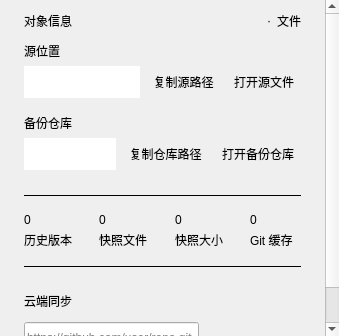
<?xml version="1.0" encoding="UTF-8"?>
<ui version="4.0">
 <class>HomePageDashboardPage</class>
 <widget class="QWidget" name="HomePageDashboardPage">
  <layout class="QVBoxLayout" name="pageLayout">
   <property name="leftMargin">
    <number>0</number>
   </property>
   <property name="topMargin">
    <number>0</number>
   </property>
   <property name="rightMargin">
    <number>0</number>
   </property>
   <property name="bottomMargin">
    <number>0</number>
   </property>
   <property name="spacing">
    <number>0</number>
   </property>
   <item>
    <widget class="QScrollArea" name="scroll">
     <property name="widgetResizable">
      <bool>true</bool>
     </property>
     <property name="frameShape">
      <enum>QFrame::NoFrame</enum>
     </property>
     <property name="horizontalScrollBarPolicy">
      <enum>Qt::ScrollBarAlwaysOff</enum>
     </property>
     <widget class="QWidget" name="scrollContents">
      <layout class="QHBoxLayout" name="readingLayout" stretch="1,0">
       <property name="leftMargin">
        <number>24</number>
       </property>
       <property name="topMargin">
        <number>12</number>
       </property>
       <property name="rightMargin">
        <number>24</number>
       </property>
       <property name="bottomMargin">
        <number>24</number>
       </property>
       <property name="spacing">
        <number>0</number>
       </property>
       <item>
        <widget class="QWidget" name="body">
         <property name="maximumSize">
          <size>
           <width>760</width>
           <height>16777215</height>
          </size>
         </property>
         <property name="sizePolicy">
          <sizepolicy hsizetype="Expanding" vsizetype="Preferred">
           <horstretch>0</horstretch>
           <verstretch>0</verstretch>
          </sizepolicy>
         </property>
         <layout class="QVBoxLayout" name="bodyLayout">
          <property name="leftMargin">
           <number>0</number>
          </property>
          <property name="topMargin">
           <number>0</number>
          </property>
          <property name="rightMargin">
           <number>0</number>
          </property>
          <property name="bottomMargin">
           <number>0</number>
          </property>
          <property name="spacing">
           <number>24</number>
          </property>
          <item>
           <layout class="QVBoxLayout" name="objectLayout">
            <property name="leftMargin">
             <number>0</number>
            </property>
            <property name="topMargin">
             <number>0</number>
            </property>
            <property name="rightMargin">
             <number>0</number>
            </property>
            <property name="bottomMargin">
             <number>0</number>
            </property>
            <property name="spacing">
             <number>12</number>
            </property>
            <item>
             <layout class="QHBoxLayout" name="objectHeaderLayout">
            <property name="leftMargin">
             <number>0</number>
            </property>
            <property name="topMargin">
             <number>0</number>
            </property>
            <property name="rightMargin">
             <number>0</number>
            </property>
            <property name="bottomMargin">
             <number>0</number>
            </property>
            <property name="spacing">
             <number>6</number>
            </property>
            <item>
             <widget class="oclero::qlementine::Label" name="objectLabel">
              <property name="text">
               <string>对象信息</string>
              </property>
              <property name="textFormat">
               <enum>Qt::PlainText</enum>
              </property>
              <property name="role">
               <enum>oclero::qlementine::TextRole::H5</enum>
              </property>
             </widget>
            </item>
            <item>
             <spacer name="objectHeaderSpace">
              <property name="orientation">
               <enum>Qt::Horizontal</enum>
              </property>
              <property name="sizeHint" stdset="0">
               <size>
                <width>0</width>
                <height>0</height>
               </size>
              </property>
             </spacer>
            </item>
            <item>
             <widget class="QLabel" name="syncStateLabel">
              <property name="text">
               <string/>
              </property>
              <property name="textFormat">
               <enum>Qt::PlainText</enum>
              </property>
             </widget>
            </item>
            <item>
             <widget class="QLabel" name="headerDot">
              <property name="text">
               <string>·</string>
              </property>
              <property name="textFormat">
               <enum>Qt::PlainText</enum>
              </property>
             </widget>
            </item>
            <item>
             <widget class="QLabel" name="stateValue">
              <property name="text">
               <string>文件</string>
              </property>
              <property name="textFormat">
               <enum>Qt::PlainText</enum>
              </property>
             </widget>
            </item>
           </layout>
          </item>
            <item>
             <layout class="QVBoxLayout" name="pathsLayout">
              <property name="spacing">
               <number>16</number>
              </property>
            <item>
             <layout class="QVBoxLayout" name="sourceLayout">
              <property name="leftMargin">
               <number>0</number>
              </property>
              <property name="topMargin">
               <number>0</number>
              </property>
              <property name="rightMargin">
               <number>0</number>
              </property>
              <property name="bottomMargin">
               <number>0</number>
              </property>
              <property name="spacing">
               <number>6</number>
              </property>
              <item>
               <widget class="QLabel" name="sourceLabel">
                <property name="text">
                 <string>源位置</string>
                </property>
                <property name="textFormat">
                 <enum>Qt::PlainText</enum>
                </property>
               </widget>
              </item>
              <item>
               <layout class="QHBoxLayout" name="sourceRow" stretch="1,0,0">
                <property name="leftMargin">
                 <number>0</number>
                </property>
                <property name="topMargin">
                 <number>0</number>
                </property>
                <property name="rightMargin">
                 <number>0</number>
                </property>
                <property name="bottomMargin">
                 <number>0</number>
                </property>
                <property name="spacing">
                 <number>6</number>
                </property>
                <item>
                 <widget class="QLineEdit" name="sourcePathEdit">
                  <property name="placeholderText">
                   <string/>
                  </property>
                  <property name="accessibleName">
                   <string/>
                  </property>
                  <property name="minimumSize">
                   <size>
                    <width>0</width>
                    <height>32</height>
                   </size>
                  </property>
                  <property name="readOnly">
                   <bool>true</bool>
                  </property>
                  <property name="frame">
                   <bool>false</bool>
                  </property>
                 </widget>
                </item>
                <item>
                 <widget class="QToolButton" name="copySourceButton">
                  <property name="text">
                   <string>复制源路径</string>
                  </property>
                  <property name="toolTip">
                   <string>复制源路径</string>
                  </property>
                  <property name="accessibleName">
                   <string>复制源路径</string>
                  </property>
                  <property name="autoRaise">
                   <bool>true</bool>
                  </property>
                  <property name="focusPolicy">
                   <enum>Qt::TabFocus</enum>
                  </property>
                  <property name="minimumSize">
                   <size>
                    <width>28</width>
                    <height>32</height>
                   </size>
                  </property>
                 </widget>
                </item>
                <item>
                 <widget class="QToolButton" name="openSourceButton">
                  <property name="text">
                   <string>打开源文件</string>
                  </property>
                  <property name="toolTip">
                   <string>打开源文件</string>
                  </property>
                  <property name="accessibleName">
                   <string>打开源文件</string>
                  </property>
                  <property name="autoRaise">
                   <bool>true</bool>
                  </property>
                  <property name="focusPolicy">
                   <enum>Qt::TabFocus</enum>
                  </property>
                  <property name="minimumSize">
                   <size>
                    <width>28</width>
                    <height>32</height>
                   </size>
                  </property>
                 </widget>
                </item>
               </layout>
              </item>
             </layout>
            </item>
            <item>
             <layout class="QVBoxLayout" name="repositoryLayout">
              <property name="leftMargin">
               <number>0</number>
              </property>
              <property name="topMargin">
               <number>0</number>
              </property>
              <property name="rightMargin">
               <number>0</number>
              </property>
              <property name="bottomMargin">
               <number>0</number>
              </property>
              <property name="spacing">
               <number>6</number>
              </property>
              <item>
               <widget class="QLabel" name="repositoryLabel">
                <property name="text">
                 <string>备份仓库</string>
                </property>
                <property name="textFormat">
                 <enum>Qt::PlainText</enum>
                </property>
               </widget>
              </item>
              <item>
               <layout class="QHBoxLayout" name="repositoryRow" stretch="1,0,0">
                <property name="leftMargin">
                 <number>0</number>
                </property>
                <property name="topMargin">
                 <number>0</number>
                </property>
                <property name="rightMargin">
                 <number>0</number>
                </property>
                <property name="bottomMargin">
                 <number>0</number>
                </property>
                <property name="spacing">
                 <number>6</number>
                </property>
                <item>
                 <widget class="QLineEdit" name="repositoryPathEdit">
                  <property name="placeholderText">
                   <string/>
                  </property>
                  <property name="accessibleName">
                   <string/>
                  </property>
                  <property name="minimumSize">
                   <size>
                    <width>0</width>
                    <height>32</height>
                   </size>
                  </property>
                  <property name="readOnly">
                   <bool>true</bool>
                  </property>
                  <property name="frame">
                   <bool>false</bool>
                  </property>
                 </widget>
                </item>
                <item>
                 <widget class="QToolButton" name="copyRepositoryButton">
                  <property name="text">
                   <string>复制仓库路径</string>
                  </property>
                  <property name="toolTip">
                   <string>复制仓库路径</string>
                  </property>
                  <property name="accessibleName">
                   <string>复制仓库路径</string>
                  </property>
                  <property name="autoRaise">
                   <bool>true</bool>
                  </property>
                  <property name="focusPolicy">
                   <enum>Qt::TabFocus</enum>
                  </property>
                  <property name="minimumSize">
                   <size>
                    <width>28</width>
                    <height>32</height>
                   </size>
                  </property>
                 </widget>
                </item>
                <item>
                 <widget class="QToolButton" name="openRepositoryButton">
                  <property name="text">
                   <string>打开备份仓库</string>
                  </property>
                  <property name="toolTip">
                   <string>打开备份仓库</string>
                  </property>
                  <property name="accessibleName">
                   <string>打开备份仓库</string>
                  </property>
                  <property name="autoRaise">
                   <bool>true</bool>
                  </property>
                  <property name="focusPolicy">
                   <enum>Qt::TabFocus</enum>
                  </property>
                  <property name="minimumSize">
                   <size>
                    <width>28</width>
                    <height>32</height>
                   </size>
                  </property>
                 </widget>
                </item>
               </layout>
              </item>
             </layout>
            </item>
           </layout>
          </item>
         </layout>
        </item>
        <item>
         <layout class="QVBoxLayout" name="statsSectionLayout">
          <property name="leftMargin">
           <number>0</number>
          </property>
          <property name="topMargin">
           <number>0</number>
          </property>
          <property name="rightMargin">
           <number>0</number>
          </property>
          <property name="bottomMargin">
           <number>0</number>
          </property>
          <property name="spacing">
           <number>16</number>
          </property>
          <item>
           <widget class="QFrame" name="statsTopSeparator">
            <property name="frameShape">
             <enum>QFrame::HLine</enum>
            </property>
            <property name="frameShadow">
             <enum>QFrame::Plain</enum>
            </property>
            <property name="lineWidth">
             <number>1</number>
            </property>
           </widget>
          </item>
          <item>
           <layout class="QHBoxLayout" name="statsLayout" stretch="1,1,1,1">
            <property name="leftMargin">
             <number>0</number>
            </property>
            <property name="topMargin">
             <number>0</number>
            </property>
            <property name="rightMargin">
             <number>0</number>
            </property>
            <property name="bottomMargin">
             <number>0</number>
            </property>
            <property name="spacing">
             <number>24</number>
            </property>
            <item>
             <layout class="QVBoxLayout" name="versionLayout">
              <property name="leftMargin">
               <number>0</number>
              </property>
              <property name="topMargin">
               <number>0</number>
              </property>
              <property name="rightMargin">
               <number>0</number>
              </property>
              <property name="bottomMargin">
               <number>0</number>
              </property>
              <property name="spacing">
               <number>4</number>
              </property>
              <item>
               <widget class="oclero::qlementine::Label" name="versionValue">
                <property name="text">
                 <string>0</string>
                </property>
                <property name="textFormat">
                 <enum>Qt::PlainText</enum>
                </property>
                <property name="role">
                 <enum>oclero::qlementine::TextRole::H5</enum>
                </property>
               </widget>
              </item>
              <item>
               <widget class="QLabel" name="versionCaption">
                <property name="text">
                 <string>历史版本</string>
                </property>
                <property name="textFormat">
                 <enum>Qt::PlainText</enum>
                </property>
               </widget>
              </item>
             </layout>
            </item>
            <item>
             <layout class="QVBoxLayout" name="fileLayout">
              <property name="leftMargin">
               <number>0</number>
              </property>
              <property name="topMargin">
               <number>0</number>
              </property>
              <property name="rightMargin">
               <number>0</number>
              </property>
              <property name="bottomMargin">
               <number>0</number>
              </property>
              <property name="spacing">
               <number>4</number>
              </property>
              <item>
               <widget class="oclero::qlementine::Label" name="fileValue">
                <property name="text">
                 <string>0</string>
                </property>
                <property name="textFormat">
                 <enum>Qt::PlainText</enum>
                </property>
                <property name="role">
                 <enum>oclero::qlementine::TextRole::H5</enum>
                </property>
               </widget>
              </item>
              <item>
               <widget class="QLabel" name="fileCaption">
                <property name="text">
                 <string>快照文件</string>
                </property>
                <property name="textFormat">
                 <enum>Qt::PlainText</enum>
                </property>
               </widget>
              </item>
             </layout>
            </item>
            <item>
             <layout class="QVBoxLayout" name="sizeLayout">
              <property name="leftMargin">
               <number>0</number>
              </property>
              <property name="topMargin">
               <number>0</number>
              </property>
              <property name="rightMargin">
               <number>0</number>
              </property>
              <property name="bottomMargin">
               <number>0</number>
              </property>
              <property name="spacing">
               <number>4</number>
              </property>
              <item>
               <widget class="oclero::qlementine::Label" name="sizeValue">
                <property name="text">
                 <string>0</string>
                </property>
                <property name="textFormat">
                 <enum>Qt::PlainText</enum>
                </property>
                <property name="role">
                 <enum>oclero::qlementine::TextRole::H5</enum>
                </property>
               </widget>
              </item>
              <item>
               <widget class="QLabel" name="sizeCaption">
                <property name="text">
                 <string>快照大小</string>
                </property>
                <property name="textFormat">
                 <enum>Qt::PlainText</enum>
                </property>
               </widget>
              </item>
             </layout>
            </item>
            <item>
             <layout class="QVBoxLayout" name="cacheLayout">
              <property name="leftMargin">
               <number>0</number>
              </property>
              <property name="topMargin">
               <number>0</number>
              </property>
              <property name="rightMargin">
               <number>0</number>
              </property>
              <property name="bottomMargin">
               <number>0</number>
              </property>
              <property name="spacing">
               <number>4</number>
              </property>
              <item>
               <widget class="oclero::qlementine::Label" name="cacheValue">
                <property name="text">
                 <string>0</string>
                </property>
                <property name="textFormat">
                 <enum>Qt::PlainText</enum>
                </property>
                <property name="role">
                 <enum>oclero::qlementine::TextRole::H5</enum>
                </property>
               </widget>
              </item>
              <item>
               <widget class="QLabel" name="cacheCaption">
                <property name="text">
                 <string>Git 缓存</string>
                </property>
                <property name="textFormat">
                 <enum>Qt::PlainText</enum>
                </property>
               </widget>
              </item>
             </layout>
            </item>
           </layout>
          </item>
          <item>
           <widget class="QFrame" name="statsBottomSeparator">
            <property name="frameShape">
             <enum>QFrame::HLine</enum>
            </property>
            <property name="frameShadow">
             <enum>QFrame::Plain</enum>
            </property>
            <property name="lineWidth">
             <number>1</number>
            </property>
           </widget>
          </item>
          </layout>
         </item>
          <item>
           <layout class="QVBoxLayout" name="remoteLayout">
            <property name="leftMargin">
             <number>0</number>
            </property>
            <property name="topMargin">
             <number>0</number>
            </property>
            <property name="rightMargin">
             <number>0</number>
            </property>
            <property name="bottomMargin">
             <number>0</number>
            </property>
            <property name="spacing">
             <number>12</number>
            </property>
            <item>
             <layout class="QHBoxLayout" name="remoteHeaderLayout">
              <property name="leftMargin">
               <number>0</number>
              </property>
              <property name="topMargin">
               <number>0</number>
              </property>
              <property name="rightMargin">
               <number>0</number>
              </property>
              <property name="bottomMargin">
               <number>0</number>
              </property>
              <property name="spacing">
               <number>8</number>
              </property>
              <item>
               <widget class="oclero::qlementine::Label" name="remoteTitle">
                <property name="text">
                 <string>云端同步</string>
                </property>
                <property name="textFormat">
                 <enum>Qt::PlainText</enum>
                </property>
                <property name="role">
                 <enum>oclero::qlementine::TextRole::H5</enum>
                </property>
               </widget>
              </item>
              <item>
               <spacer name="remoteHeaderSpace">
                <property name="orientation">
                 <enum>Qt::Horizontal</enum>
                </property>
                <property name="sizeHint" stdset="0">
                 <size>
                  <width>0</width>
                  <height>0</height>
                 </size>
                </property>
               </spacer>
              </item>
             </layout>
            </item>
            <item>
             <widget class="QWidget" name="remoteContent">
              <layout class="QHBoxLayout" name="remoteRow" stretch="1,0,0,0">
               <property name="leftMargin">
                <number>0</number>
               </property>
               <property name="topMargin">
                <number>0</number>
               </property>
               <property name="rightMargin">
                <number>0</number>
               </property>
               <property name="bottomMargin">
                <number>0</number>
               </property>
               <property name="spacing">
                <number>6</number>
               </property>
               <item>
                <widget class="QLineEdit" name="remoteUrl">
                 <property name="placeholderText">
                  <string>https://github.com/user/repo.git</string>
                 </property>
                 <property name="accessibleName">
                  <string>云端仓库地址</string>
                 </property>
                 <property name="minimumSize">
                  <size>
                   <width>0</width>
                   <height>32</height>
                  </size>
                 </property>
                </widget>
               </item>
               <item>
                <widget class="QPushButton" name="pullButton">
                 <property name="text">
                  <string/>
                 </property>
                 <property name="toolTip">
                  <string>全量获取</string>
                 </property>
                 <property name="accessibleName">
                  <string>全量获取</string>
                 </property>
                 <property name="iconSize">
                  <size>
                   <width>16</width>
                   <height>16</height>
                  </size>
                 </property>
                 <property name="minimumSize">
                  <size>
                   <width>28</width>
                   <height>32</height>
                  </size>
                 </property>
                 <property name="maximumSize">
                  <size>
                   <width>28</width>
                   <height>32</height>
                  </size>
                 </property>
                 <property name="focusPolicy">
                  <enum>Qt::TabFocus</enum>
                 </property>
                 <property name="autoDefault">
                  <bool>false</bool>
                 </property>
                 <property name="flat">
                  <bool>true</bool>
                 </property>
                </widget>
               </item>
               <item>
                <widget class="QPushButton" name="pushButton">
                 <property name="text">
                  <string/>
                 </property>
                 <property name="toolTip">
                  <string>全量上传</string>
                 </property>
                 <property name="accessibleName">
                  <string>全量上传</string>
                 </property>
                 <property name="iconSize">
                  <size>
                   <width>16</width>
                   <height>16</height>
                  </size>
                 </property>
                 <property name="minimumSize">
                  <size>
                   <width>28</width>
                   <height>32</height>
                  </size>
                 </property>
                 <property name="maximumSize">
                  <size>
                   <width>28</width>
                   <height>32</height>
                  </size>
                 </property>
                 <property name="focusPolicy">
                  <enum>Qt::TabFocus</enum>
                 </property>
                 <property name="autoDefault">
                  <bool>false</bool>
                 </property>
                 <property name="flat">
                  <bool>true</bool>
                 </property>
                </widget>
               </item>
               <item>
                <widget class="QPushButton" name="openRemoteButton">
                 <property name="text">
                  <string/>
                 </property>
                 <property name="toolTip">
                  <string>打开地址</string>
                 </property>
                 <property name="accessibleName">
                  <string>打开地址</string>
                 </property>
                 <property name="iconSize">
                  <size>
                   <width>16</width>
                   <height>16</height>
                  </size>
                 </property>
                 <property name="minimumSize">
                  <size>
                   <width>28</width>
                   <height>32</height>
                  </size>
                 </property>
                 <property name="maximumSize">
                  <size>
                   <width>28</width>
                   <height>32</height>
                  </size>
                 </property>
                 <property name="focusPolicy">
                  <enum>Qt::TabFocus</enum>
                 </property>
                 <property name="autoDefault">
                  <bool>false</bool>
                 </property>
                 <property name="flat">
                  <bool>true</bool>
                 </property>
                </widget>
               </item>
              </layout>
             </widget>
            </item>
           </layout>
          </item>
          <item>
           <spacer name="bodySpace">
            <property name="orientation">
             <enum>Qt::Vertical</enum>
            </property>
            <property name="sizeHint" stdset="0">
             <size>
              <width>0</width>
              <height>0</height>
             </size>
            </property>
           </spacer>
          </item>
         </layout>
        </widget>
       </item>
       <item>
        <spacer name="readingSpace">
         <property name="orientation">
          <enum>Qt::Horizontal</enum>
         </property>
         <property name="sizeHint" stdset="0">
          <size>
           <width>0</width>
           <height>0</height>
          </size>
         </property>
        </spacer>
       </item>
      </layout>
     </widget>
    </widget>
   </item>
  </layout>
 </widget>
 <customwidgets>
  <customwidget>
   <class>oclero::qlementine::Label</class>
   <extends>QLabel</extends>
   <header>oclero/qlementine/widgets/Label.hpp</header>
  </customwidget>
 </customwidgets>
 <resources/>
 <connections/>
</ui>
